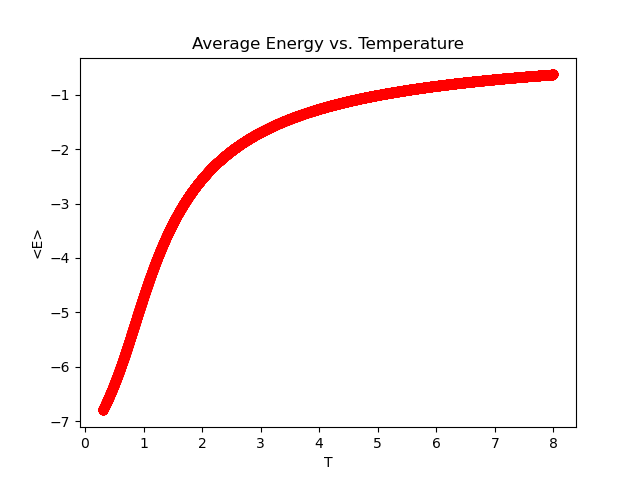

This figure's Python source:
import numpy as np
import matplotlib.pyplot as plt
J = 1
N_1 = 3 #set to 1 for 1D
N_2 = 3
N = N_1 * N_2
vac = 3
T_min = 0.3
T_max = 8.0
M = 10000
states = 3 ** (N)
E_n = np.zeros(states)
T_arr = np.linspace(T_min, T_max, M)
E_arr = np.zeros(M)
C_arr = np.zeros(M)
S_arr = np.zeros(M)
F_arr = np.zeros(M)
class ternary():
    def __init__(self, dec):
        self.dec = dec
        self.tern = self.dec_to_tern()
        self.counts = self.trit_counter()
    def __repr__(self):
        return self.tern
    def dec_to_tern(self):
        dec = self.dec
        if dec == 0:
            tern = "0"
        else:
            tern = ""
            while dec:
                dec, rem = divmod(dec, 3)
                tern = str(rem) + tern
        return tern.zfill(N)
    def trit_counter(self):
        return [self.tern.count(str(i)) for i in range(3)]
    def trit_count(self, tr):
        return self.counts[tr]
    def __mul__(self, t):
        return ternary(sum([self.trit_mul(self.tern[ind], t.tern[ind]) * 3 ** (N - 1 - ind) for ind in range(N)]))
    def __lshift__(self, s):
        return ternary(self.dec * 3 ** s)
    def __rshift__(self, s):
        return ternary(self.dec // 3 ** s)
    @staticmethod
    def trit_mul(tr1, tr2):
        return (int(tr1) * int(tr2)) % 3
def E_avg(E_n, T):
    return np.sum(np.dot(E_n, np.exp(-1 / T * E_n))) / np.sum(np.exp(-1 / T * E_n))
def E2_avg(E_n, T):
    return np.sum(np.dot(E_n ** 2, np.exp(-1 / T * E_n))) / np.sum(np.exp(-1 / T * E_n))
def C(E_n, T):
    return 1/T ** 2 * (E2_avg(E_n, T) - E_avg(E_n, T) ** 2)
def S(E_n, T):
    return 1 / T * (E_avg(E_n, T) - F(E_n, T))
def F(E_n, T):
    return -1 * T * np.log(np.sum(np.exp(-1 / T * E_n)))

m1 = ternary(int((3 ** (N_1 - 1) - 1) // 2 * np.sum(3 ** (N_1 * np.arange(N_2)))))
m2 = ternary((3 ** (N_1 * (N_2 - 1)) - 1) // 2)
for i in range(states):
    s = ternary(i)
    if s.counts[0] == vac:
        anti_1 = ((((s >> 1) * s) * m1)).counts #spins within row
        anti_2 = ((((s >> N_1) * s) * m2)).counts #spins within column
        E = -1 * J * (anti_1[1] + anti_2[1] - anti_1[2] - anti_2[2])
    else:
        E = None
    E_n[i] = E
for i, T in enumerate(T_arr):
    E_arr[i] = E_avg(E_n[~np.isnan(E_n)], T)

plt.plot(T_arr, E_arr, "ro")
plt.xlabel("T")
plt.ylabel("<E>")
plt.title("Average Energy vs. Temperature")
plt.show()
